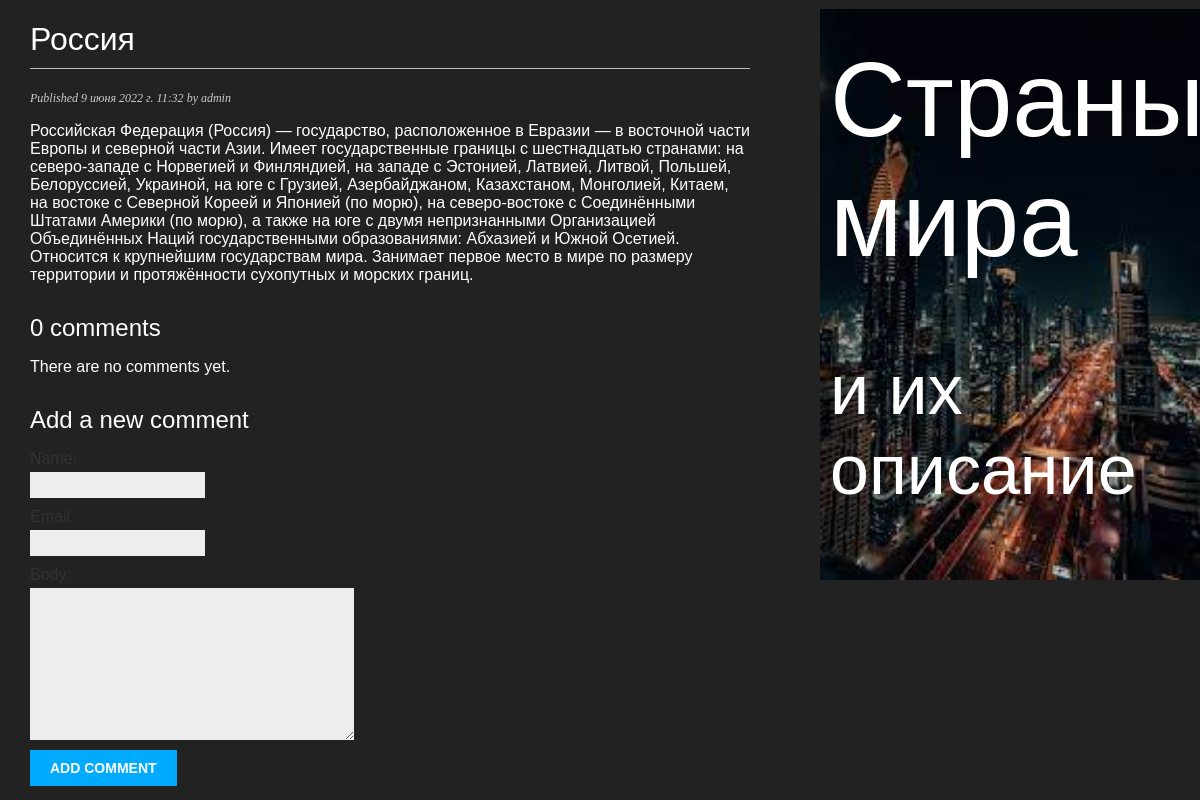
The app's page /blog/8/, older data.
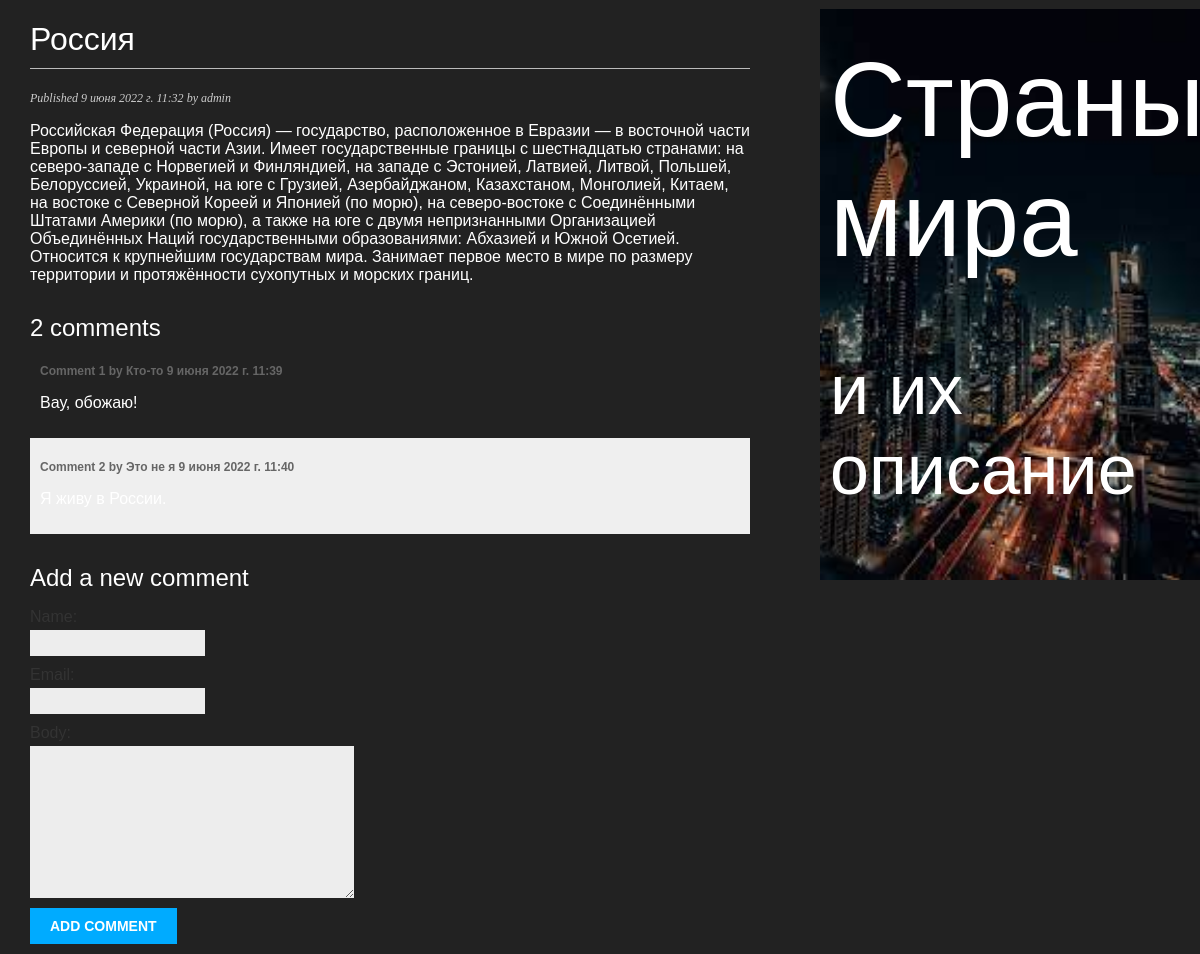
The same page, newer data.
### blog/models.py (models this page shows, shortened)
class Comment(models.Model):
    post = models.ForeignKey(Post, on_delete=models.CASCADE, related_name='comments')
    name = models.CharField(max_length=80)
    email = models.EmailField()
    body = models.TextField()
    created = models.DateTimeField(auto_now_add=True)
    updated = models.DateTimeField(auto_now=True)
    active = models.BooleanField(default=True)
    class Meta:
        ordering = ['created']
        indexes = [
            models.Index(fields=['created']),
        ]

### blog/views.py (the view)
# urls.py: path('<int:id>/', views.post_detail, name='post_detail'),
def post_detail(request, id):
    post = get_object_or_404(Post, id=id, status=Post.Status.PUBLISHED)
    comments = post.comments.filter(active=True)
    form = CommentForm()
    return render(request, 'blog/post/detail.html', {'post': post, 'comments': comments,
'form': form})

### blog/forms.py
class CommentForm(forms.ModelForm):
	class Meta:
		model = Comment
		fields = ['name', 'email', 'body']

### blog/templates/blog/post/detail.html (shortened to what this page needs)
{% extends "blog/base.html" %}
{% block content %}
  <h1>{{ post.title }}</h1>
  <p class="date">
    Published {{ post.publish }} by {{ post.author }}
  </p>
  {{ post.body|linebreaks }}
  {% with comments.count as total_comments %}
 <h2>{{ total_comments }} comment{{ total_comments|pluralize }}</h2>
{% endwith %}
{% for comment in comments %}
 <div class="comment">
 <p class="info">
 Comment {{ forloop.counter }} by {{ comment.name }}
 {{ comment.created }}
 </p>
 {{ comment.body|linebreaks }}
 </div>
{% empty %}
 <p>There are no comments yet.</p>
{% endfor %}
<h2>Add a new comment</h2>
 <form action="{% url 'blog:post_comment' post.id %}" method="post">
 {{ form.as_p }}
 <p><input type="submit" value="Add comment"></p>
 </form>
{% endblock %}

Row changes from the older to the newer data that the page shows:
added Comment: name "Кто-то", created "9 июня 2022 г. 11:39", body "Вау, обожаю!"
added Comment: name "Это не я", created "9 июня 2022 г. 11:40"
Text that changed along with them:
{{ total_comments }}: "0" → "2"
text no longer shown: "There are no comments yet."
